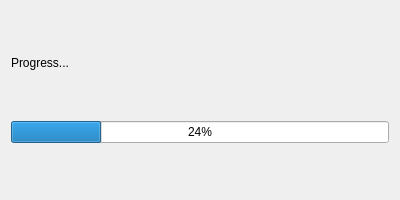
<?xml version="1.0" encoding="UTF-8"?>
<ui version="4.0">
 <class>FormProgress</class>
 <widget class="QWidget" name="FormProgress">
  <property name="geometry">
   <rect>
    <x>0</x>
    <y>0</y>
    <width>400</width>
    <height>200</height>
   </rect>
  </property>
  <property name="minimumSize">
   <size>
    <width>400</width>
    <height>200</height>
   </size>
  </property>
  <property name="maximumSize">
   <size>
    <width>400</width>
    <height>250</height>
   </size>
  </property>
  <property name="windowTitle">
   <string>Form</string>
  </property>
  <layout class="QVBoxLayout" name="verticalLayout">
   <item>
    <widget class="QLabel" name="labelProgress">
     <property name="sizePolicy">
      <sizepolicy hsizetype="Preferred" vsizetype="Fixed">
       <horstretch>0</horstretch>
       <verstretch>0</verstretch>
      </sizepolicy>
     </property>
     <property name="text">
      <string>Progress...</string>
     </property>
    </widget>
   </item>
   <item>
    <widget class="QProgressBar" name="progressBar">
     <property name="value">
      <number>24</number>
     </property>
    </widget>
   </item>
  </layout>
 </widget>
 <resources/>
 <connections/>
</ui>
